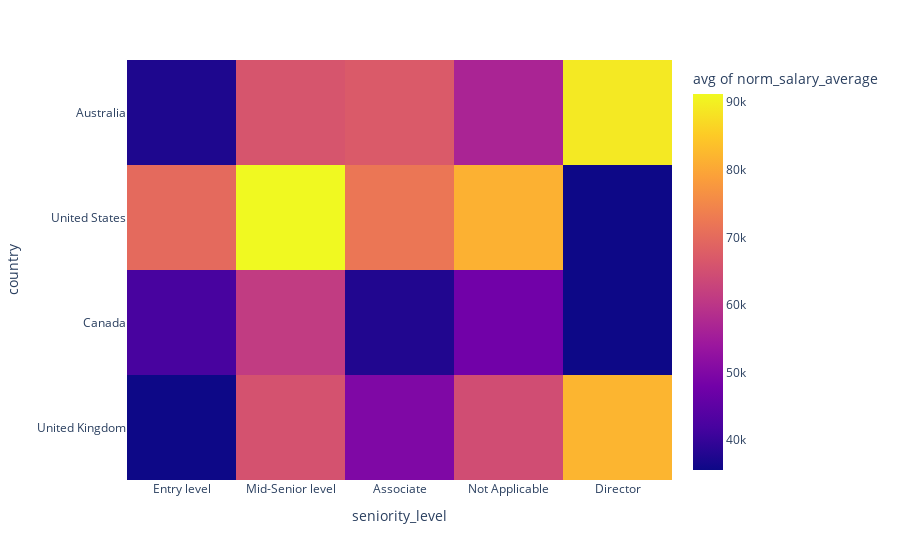

Notebook source saved alongside this figure:
### Markdown cell above
Also, it is useful to have a heatmap that represents the relation between seniority level, country and the salary. `plotly.express` package is used for this purpose. It has a simple function named `density_heatmap` which takes the DataFrame object and the names of the columns specifies X, Y and Z axises. Z axis is visualized by color range, while X and Y axises are visualized by rows and columns respectively.

### Code cell
fig = px.density_heatmap(df, y="country", x="seniority_level", z='norm_salary_average', histfunc = "avg")
fig.show()

### Figure 1 — Plotly figure (JSON) as saved in the notebook; plotly's stock layout.template omitted (floating-point values rounded to 4 significant figures; data arrays with more than 128 entries replaced by an {"elided": "..."} marker saying what was removed)
{"data": [{"coloraxis": "coloraxis", "histfunc": "avg", "hovertemplate": "seniority_level=%{x}<br>country=%{y}<br>avg of norm_salary_average=%{z}<extra></extra>", "name": "", "type": "histogram2d", "x": {"elided": "517 str values"}, "xaxis": "x", "xbingroup": "x", "y": {"elided": "517 str values"}, "yaxis": "y", "ybingroup": "y", "z": {"elided": "517 float values"}}], "layout": {"coloraxis": {"colorbar": {"title": {"text": "avg of norm_salary_average"}}, "colorscale": [[0, "#0d0887"], [0.1111, "#46039f"], [0.2222, "#7201a8"], [0.3333, "#9c179e"], [0.4444, "#bd3786"], [0.5556, "#d8576b"], [0.6667, "#ed7953"], [0.7778, "#fb9f3a"], [0.8889, "#fdca26"], [1, "#f0f921"]]}, "legend": {"tracegroupgap": 0}, "margin": {"t": 60}, "xaxis": {"anchor": "y", "domain": [0, 1], "title": {"text": "seniority_level"}}, "yaxis": {"anchor": "x", "domain": [0, 1], "title": {"text": "country"}}}}
